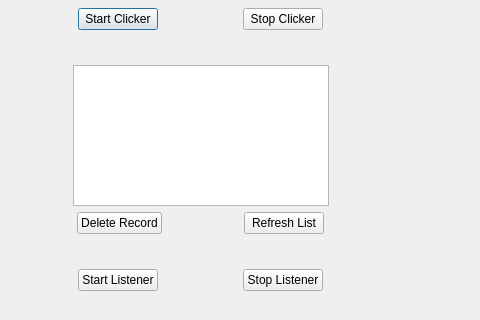
<?xml version="1.0" encoding="UTF-8"?>
<ui version="4.0">
 <class>GUImain</class>
 <widget class="QDialog" name="GUImain">
  <property name="windowModality">
   <enum>Qt::NonModal</enum>
  </property>
  <property name="geometry">
   <rect>
    <x>0</x>
    <y>0</y>
    <width>480</width>
    <height>320</height>
   </rect>
  </property>
  <property name="minimumSize">
   <size>
    <width>480</width>
    <height>320</height>
   </size>
  </property>
  <property name="maximumSize">
   <size>
    <width>480</width>
    <height>320</height>
   </size>
  </property>
  <property name="windowTitle">
   <string>Dialog</string>
  </property>
  <property name="styleSheet">
   <string notr="true"/>
  </property>
  <widget class="QWidget" name="verticalLayoutWidget">
   <property name="geometry">
    <rect>
     <x>0</x>
     <y>-1</y>
     <width>401</width>
     <height>301</height>
    </rect>
   </property>
   <layout class="QVBoxLayout" name="verticalLayout">
    <item>
     <spacer name="verticalSpacer">
      <property name="orientation">
       <enum>Qt::Vertical</enum>
      </property>
      <property name="sizeHint" stdset="0">
       <size>
        <width>20</width>
        <height>60</height>
       </size>
      </property>
     </spacer>
    </item>
    <item>
     <spacer name="verticalSpacer_5">
      <property name="orientation">
       <enum>Qt::Vertical</enum>
      </property>
      <property name="sizeHint" stdset="0">
       <size>
        <width>20</width>
        <height>40</height>
       </size>
      </property>
     </spacer>
    </item>
    <item>
     <layout class="QHBoxLayout" name="horizontalLayout">
      <item>
       <spacer name="horizontalSpacer_2">
        <property name="orientation">
         <enum>Qt::Horizontal</enum>
        </property>
        <property name="sizeHint" stdset="0">
         <size>
          <width>40</width>
          <height>20</height>
         </size>
        </property>
       </spacer>
      </item>
      <item>
       <widget class="QPushButton" name="startClicker">
        <property name="locale">
         <locale language="English" country="UnitedStates"/>
        </property>
        <property name="text">
         <string>Start Clicker</string>
        </property>
       </widget>
      </item>
      <item>
       <spacer name="horizontalSpacer">
        <property name="orientation">
         <enum>Qt::Horizontal</enum>
        </property>
        <property name="sizeHint" stdset="0">
         <size>
          <width>40</width>
          <height>20</height>
         </size>
        </property>
       </spacer>
      </item>
      <item>
       <widget class="QPushButton" name="stopClicker">
        <property name="locale">
         <locale language="English" country="UnitedStates"/>
        </property>
        <property name="text">
         <string>Stop Clicker</string>
        </property>
       </widget>
      </item>
      <item>
       <spacer name="horizontalSpacer_3">
        <property name="orientation">
         <enum>Qt::Horizontal</enum>
        </property>
        <property name="sizeHint" stdset="0">
         <size>
          <width>40</width>
          <height>20</height>
         </size>
        </property>
       </spacer>
      </item>
     </layout>
    </item>
    <item>
     <spacer name="verticalSpacer_4">
      <property name="orientation">
       <enum>Qt::Vertical</enum>
      </property>
      <property name="sizeHint" stdset="0">
       <size>
        <width>20</width>
        <height>80</height>
       </size>
      </property>
     </spacer>
    </item>
    <item>
     <layout class="QHBoxLayout" name="horizontalLayout_4">
      <item>
       <spacer name="horizontalSpacer_7">
        <property name="orientation">
         <enum>Qt::Horizontal</enum>
        </property>
        <property name="sizeHint" stdset="0">
         <size>
          <width>40</width>
          <height>20</height>
         </size>
        </property>
       </spacer>
      </item>
      <item>
       <widget class="QListWidget" name="collectionsList"/>
      </item>
      <item>
       <spacer name="horizontalSpacer_9">
        <property name="orientation">
         <enum>Qt::Horizontal</enum>
        </property>
        <property name="sizeHint" stdset="0">
         <size>
          <width>40</width>
          <height>20</height>
         </size>
        </property>
       </spacer>
      </item>
     </layout>
    </item>
    <item>
     <layout class="QHBoxLayout" name="horizontalLayout_6">
      <item>
       <spacer name="horizontalSpacer_11">
        <property name="orientation">
         <enum>Qt::Horizontal</enum>
        </property>
        <property name="sizeHint" stdset="0">
         <size>
          <width>40</width>
          <height>20</height>
         </size>
        </property>
       </spacer>
      </item>
      <item>
       <widget class="QPushButton" name="dropRecord">
        <property name="locale">
         <locale language="English" country="UnitedStates"/>
        </property>
        <property name="text">
         <string>Delete Record</string>
        </property>
       </widget>
      </item>
      <item>
       <spacer name="horizontalSpacer_14">
        <property name="orientation">
         <enum>Qt::Horizontal</enum>
        </property>
        <property name="sizeHint" stdset="0">
         <size>
          <width>40</width>
          <height>20</height>
         </size>
        </property>
       </spacer>
      </item>
      <item>
       <widget class="QPushButton" name="refreshList">
        <property name="locale">
         <locale language="English" country="UnitedStates"/>
        </property>
        <property name="text">
         <string>Refresh List</string>
        </property>
       </widget>
      </item>
      <item>
       <spacer name="horizontalSpacer_13">
        <property name="orientation">
         <enum>Qt::Horizontal</enum>
        </property>
        <property name="sizeHint" stdset="0">
         <size>
          <width>40</width>
          <height>20</height>
         </size>
        </property>
       </spacer>
      </item>
     </layout>
    </item>
    <item>
     <spacer name="verticalSpacer_2">
      <property name="orientation">
       <enum>Qt::Vertical</enum>
      </property>
      <property name="sizeHint" stdset="0">
       <size>
        <width>20</width>
        <height>80</height>
       </size>
      </property>
     </spacer>
    </item>
    <item>
     <layout class="QHBoxLayout" name="horizontalLayout_2">
      <item>
       <spacer name="horizontalSpacer_4">
        <property name="orientation">
         <enum>Qt::Horizontal</enum>
        </property>
        <property name="sizeHint" stdset="0">
         <size>
          <width>40</width>
          <height>20</height>
         </size>
        </property>
       </spacer>
      </item>
      <item>
       <widget class="QPushButton" name="startListener">
        <property name="locale">
         <locale language="English" country="UnitedStates"/>
        </property>
        <property name="text">
         <string>Start Listener</string>
        </property>
       </widget>
      </item>
      <item>
       <spacer name="horizontalSpacer_5">
        <property name="orientation">
         <enum>Qt::Horizontal</enum>
        </property>
        <property name="sizeHint" stdset="0">
         <size>
          <width>40</width>
          <height>20</height>
         </size>
        </property>
       </spacer>
      </item>
      <item>
       <widget class="QPushButton" name="stopListener">
        <property name="locale">
         <locale language="English" country="UnitedStates"/>
        </property>
        <property name="text">
         <string>Stop Listener</string>
        </property>
       </widget>
      </item>
      <item>
       <spacer name="horizontalSpacer_6">
        <property name="orientation">
         <enum>Qt::Horizontal</enum>
        </property>
        <property name="sizeHint" stdset="0">
         <size>
          <width>40</width>
          <height>20</height>
         </size>
        </property>
       </spacer>
      </item>
     </layout>
    </item>
    <item>
     <layout class="QVBoxLayout" name="verticalLayout_2"/>
    </item>
    <item>
     <spacer name="verticalSpacer_3">
      <property name="orientation">
       <enum>Qt::Vertical</enum>
      </property>
      <property name="sizeHint" stdset="0">
       <size>
        <width>20</width>
        <height>60</height>
       </size>
      </property>
     </spacer>
    </item>
   </layout>
  </widget>
 </widget>
 <resources/>
 <connections/>
</ui>
